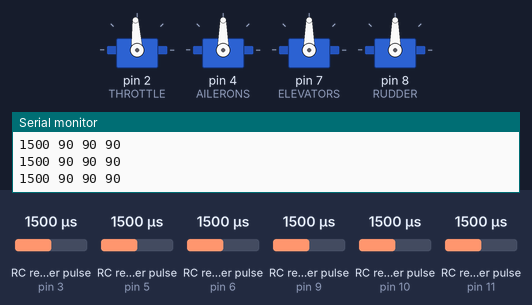
Recording of a sketch running on a simulated Arduino Uno, built with avr-gcc and run on an emulated ATmega328P. On the bench: 4 × servo, the last lines printed to the serial monitor. Wiring (inferred from the names in the program): 6 × RC receiver channel: data pin 3 / data pin 5 / data pin 6 / data pin 9 / data pin 10 / data pin 11. The inputs (shaded band) are chosen by the test bench; at power-on: RC receiver pulse (sensors on pin 3, pin 5, pin 6, pin 9, pin 10, pin 11) 1500 µs.

Above: at 8.2 s.
8.3 s: RC receiver pulse (sensor on pin 3) set to 1020 µs
At 9.0 s:
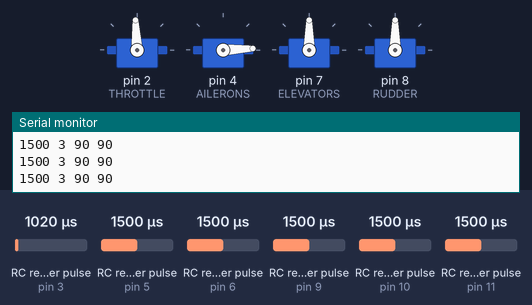
9.8 s: RC receiver pulse (sensor on pin 5) set to 1020 µs
At 10.6 s:
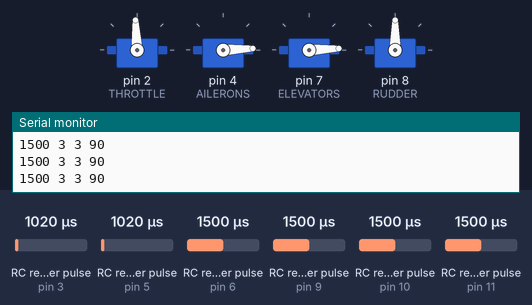
11.3 s: RC receiver pulse (sensor on pin 6) set to 1020 µs
At 12.5 s:
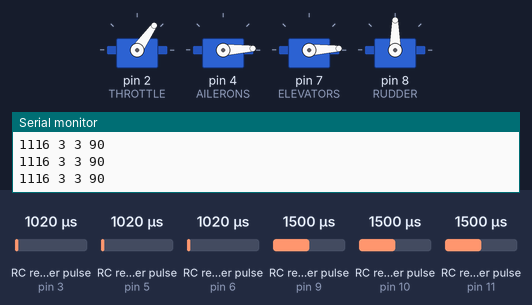
12.8 s: RC receiver pulse (sensor on pin 9) set to 1020 µs
At 14.0 s:
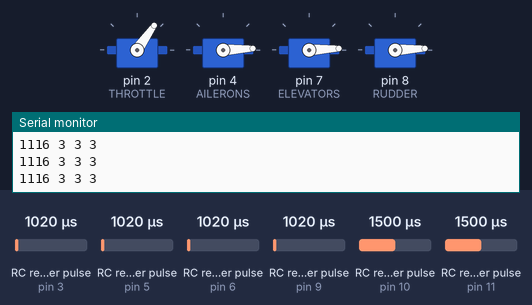
14.3 s: RC receiver pulse (sensor on pin 3) set to 1250 µs
At 14.7 s:
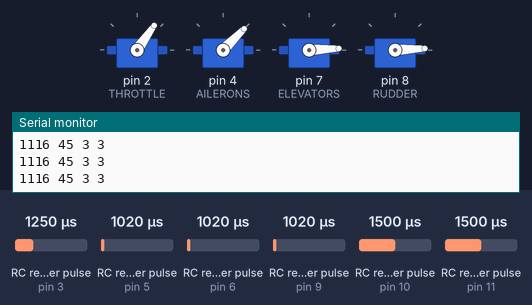
15.8 s: RC receiver pulse (sensor on pin 5) set to 1250 µs
At 16.4 s:
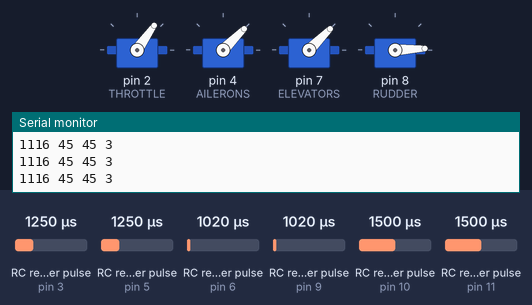
Timing chart, 0 to 18.3 s (numbered marks = the images above; inputs shaded):
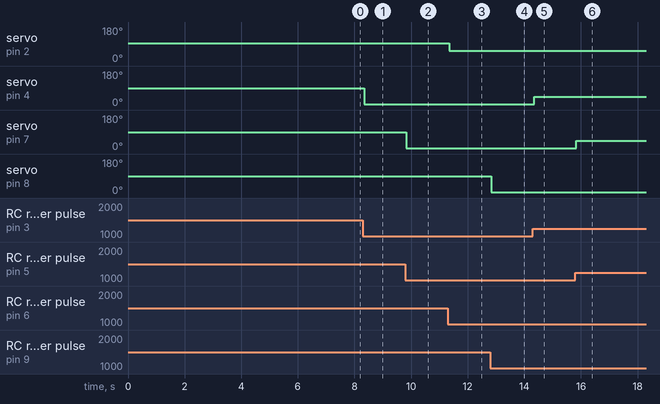

Measured:
- after the input at 8.3 s, servo on pin 4 (AILERONS): 90° → 3° after 0.05 s
- after the input at 9.8 s, servo on pin 7 (ELEVATORS): 90° → 3° at once
- after the input at 11.3 s, servo on pin 2 (THROTTLE): 93° → 55° after 0.05 s
- after the input at 12.8 s, servo on pin 8 (RUDDER): 90° → 3° at once
- after the input at 14.3 s, servo on pin 4 (AILERONS): 3° → 45° after 0.05 s
- after the input at 15.8 s, servo on pin 7 (ELEVATORS): 3° → 45° at once

The sketch:

SolarPlaneCode.ino
```cpp
// Define Input Connections
#define CH1 3 //ailerons
#define CH2 5 //elevators
#define CH3 6 //throttle
#define CH4 9 //rudder
#define CH5 10 //open channel we can use for other stuff
#define CH6 11 //SWA switch

//output pins
#define THROTTLE 2
#define AILERONS 4
#define ELEVATORS 7
#define RUDDER 8

//including servo library and creating four objects of the class, one for each servo we need to control
#include<Servo.h>
Servo throttle;
Servo ailerons;
Servo elevators;
Servo rudder;

// Integers to represent values from sticks and pots
int ch1Value;
int ch2Value;
int ch3Value;
int ch4Value;
int ch5Value;

//ints for pwm values to be written to servos
int pwm1;
int pwm2;
int pwm3;
int pwm4;


// Boolean to represent switch value
bool ch6Value;

// Read the number of a specified channel and convert to the range provided.
// If the channel is off, return the default value
int readChannel(int channelInput, int minLimit, int maxLimit, int defaultValue){
  int ch = pulseIn(channelInput, HIGH, 30000);
  if (ch < 100) return defaultValue;
  return map(ch, 1000, 2000, minLimit, maxLimit);
}

// Read the switch channel and return a boolean value
bool readSwitch(int channelInput, bool defaultValue){
  int intDefaultValue = (defaultValue)? 100: 0;
  int ch = readChannel(channelInput, 0, 100, intDefaultValue);
  return (ch > 50);
}

void setup(){
  // Set up serial monitor
  Serial.begin(115200);

  // Set all pins as inputs
  pinMode(CH1, INPUT);
  pinMode(CH2, INPUT);
  pinMode(CH3, INPUT);
  pinMode(CH4, INPUT);
  pinMode(CH5, INPUT);
  pinMode(CH6, INPUT);

  //setting servo pins as outputs
  pinMode(THROTTLE, OUTPUT);
  pinMode(AILERONS, OUTPUT);
  pinMode(ELEVATORS, OUTPUT);
  pinMode(RUDDER, OUTPUT);

//attaching the pin of each servo to its respective object in the program
throttle.attach(THROTTLE);
ailerons.attach(AILERONS);
elevators.attach(ELEVATORS);
rudder.attach(RUDDER);
throttle.writeMicroseconds(1500); // send "stop" signal to ESC. Also necessary to arm the ESC.

delay(7000); // delay to allow the ESC to recognize the stopped signal.
}


void loop() {

  // Get values for each channel
  ch1Value = readChannel(CH1, -100, 100, 0);
  ch2Value = readChannel(CH2, -100, 100, 0);
  ch3Value = readChannel(CH3, -100, 100, -100);
  ch4Value = readChannel(CH4, -100, 100, 0);
  ch5Value = readChannel(CH5, -100, 100, 0);
  ch6Value = readSwitch(CH6, false); //ch6Value is a bool that we can use to toggle stuff later

  // Mapping and writing values
  //Note that the receiver returns values from -100,100; but the ESC wants values 1100,1900; and the servos want values 0,180; so we must map the values before we write


  pwm3=map(ch3Value,-100,100,1100,1900);
  throttle.writeMicroseconds(pwm3);

  pwm1=map(ch1Value, -100,100,0,180);
  ailerons.write(pwm1);

  pwm2=map(ch2Value, -100, 100, 0, 180);
  elevators.write(pwm2);

  pwm4=map(ch4Value, -100, 100, 0, 180);
  rudder.write(pwm4);

  Serial.print(pwm3);
  Serial.print(" ");
  Serial.print(pwm1);
  Serial.print(" ");
  Serial.print(pwm2);
  Serial.print(" ");
  Serial.print(pwm4);
  Serial.println(" ");
  delay(15);
}
```
